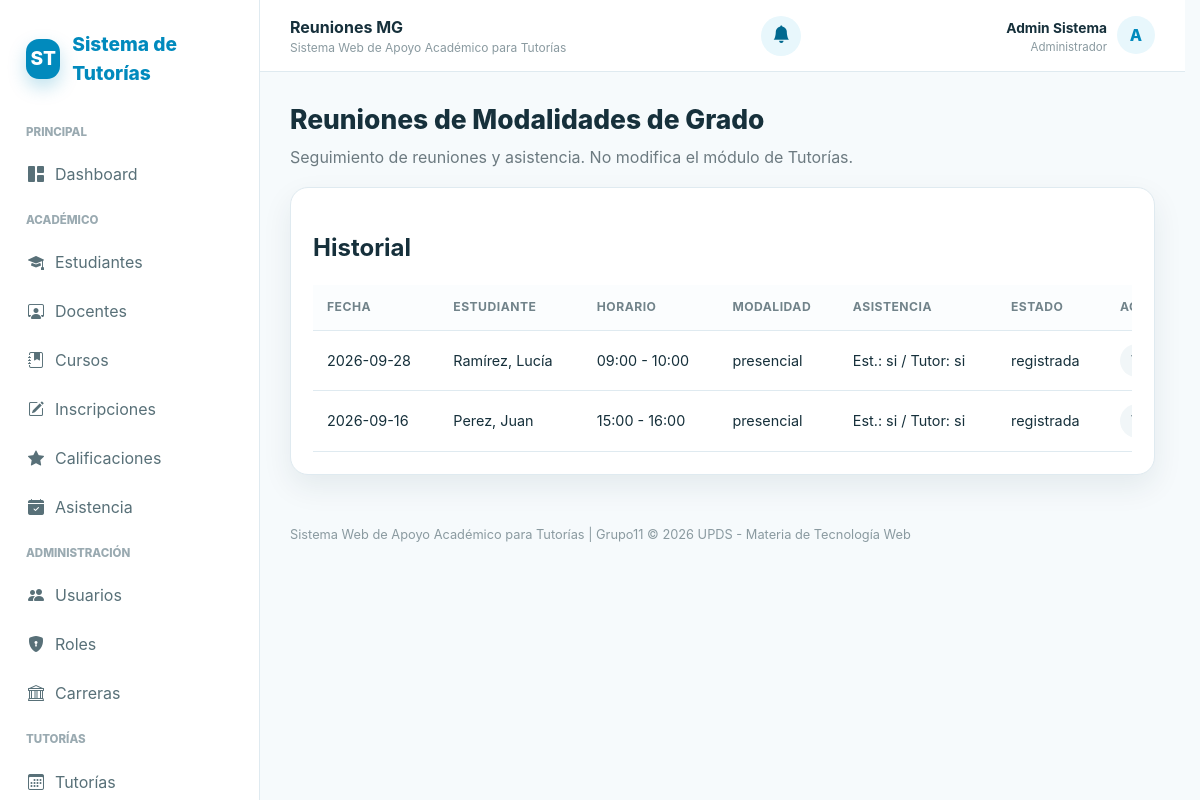
Screenshot of /controllers/mg_reuniones.php (signed in) with the database file from the repository.
### tables this page shows
CREATE TABLE IF NOT EXISTS reuniones_mg (
 id_reunion INT AUTO_INCREMENT PRIMARY KEY,
 id_asignacion INT NOT NULL,
 fecha DATE NOT NULL,
 hora_inicio TIME NOT NULL,
 hora_fin TIME NOT NULL,
 modalidad ENUM('presencial','virtual') NOT NULL,
 lugar_o_enlace VARCHAR(500) NULL,
 temas TEXT NOT NULL,
 avance_sesion TINYINT UNSIGNED NULL,
 observaciones TEXT NULL,
 asistio_estudiante ENUM('si','no') NOT NULL,
 asistio_tutor ENUM('si','no') NOT NULL,
 estado_validacion ENUM('registrada','validada','observada') NOT NULL DEFAULT 'registrada',
 registrada_por INT NULL,
 validada_por INT NULL,
 fecha_validacion DATETIME NULL,
 CONSTRAINT fk_reunion_asignacion FOREIGN KEY (id_asignacion) REFERENCES asignaciones_tutor(id_asignacion) ON DELETE CASCADE,
 CONSTRAINT fk_reunion_registro FOREIGN KEY (registrada_por) REFERENCES usuarios(id_usuario) ON DELETE SET NULL,
 CONSTRAINT fk_reunion_validada FOREIGN KEY (validada_por) REFERENCES usuarios(id_usuario) ON DELETE SET NULL,
 CHECK (hora_fin > hora_inicio),
 CHECK (avance_sesion IS NULL OR avance_sesion BETWEEN 0 AND 100),
 INDEX idx_reunion_fecha (fecha,hora_inicio,hora_fin),
 INDEX idx_reunion_asignacion (id_asignacion,fecha)
);

CREATE TABLE usuarios (
    id_usuario INT AUTO_INCREMENT PRIMARY KEY,
    id_rol INT NOT NULL,
    nombre VARCHAR(100) NOT NULL,
    apellido VARCHAR(100) NOT NULL,
    correo VARCHAR(150) NOT NULL UNIQUE,
    usuario VARCHAR(50) NOT NULL UNIQUE,
    contrasena_hash VARCHAR(255) NOT NULL,
    telefono VARCHAR(8) NULL,
    CHECK (telefono IS NULL OR telefono REGEXP '^[0-9]{8}$'),
    estado ENUM('activo', 'inactivo') NOT NULL DEFAULT 'activo',
    fecha_registro DATETIME DEFAULT CURRENT_TIMESTAMP,
    FOREIGN KEY (id_rol) REFERENCES roles(id_rol) ON UPDATE CASCADE
);

### controllers/mg_reuniones.php (called while the page is built, shortened)
<?php
require_once __DIR__.'/../config/conexion.php';require_once __DIR__.'/../includes/seguridad.php';require_once __DIR__.'/../includes/permisos.php';require_once __DIR__.'/../models/MgSeguimientoModel.php';
$m=new MgSeguimientoModel($pdo);$bit=new MgBitacoraModel($pdo);$rol=user_role();$uid=(int)$_SESSION['id_usuario'];
$f=[];if($rol==='docente')$f['id_usuario_tutor']=$uid;elseif($rol==='estudiante')$f['id_usuario_estudiante']=$uid;$reuniones=$m->reuniones($f);$asignaciones=$rol==='docente'?$m->asignacionesParaTutor($uid):[];$tituloPagina='Reuniones MG';require __DIR__.'/../views/mg/reuniones/index.php';

### includes/seguridad.php (called while the page is built, shortened)
<?php
function e($v): string { return htmlspecialchars((string) $v, ENT_QUOTES, 'UTF-8'); }
function user_role(): string { return $_SESSION['rol'] ?? ''; }

### includes/permisos.php (called while the page is built, shortened)
<?php
require_once __DIR__ . '/seguridad.php';
function tiene_permiso(string $permiso): bool
{
    $rol = user_role();
    return in_array($permiso, permisos_mg_por_rol()[$rol] ?? [], true);
}

### models/MgSeguimientoModel.php (called while the page is built, shortened)
<?php
class MgSeguimientoModel
{
    public function reuniones(array $f = []): array
    {
        $where=[];$p=[];
        $sql='SELECT r.*,x.id_expediente,x.etapa_actual,x.estado,e.registro_universitario,eu.nombre AS est_nombre,eu.apellido AS est_apellido,tu.id_usuario AS tutor_usuario,tu.nombre AS tutor_nombre,tu.apellido AS tutor_apellido
              FROM reuniones_mg r JOIN asignaciones_tutor a ON a.id_asignacion=r.id_asignacion
              JOIN expedientes_mg x ON x.id_expediente=a.id_expediente JOIN estudiantes e ON e.id_estudiante=x.id_estudiante JOIN usuarios eu ON eu.id_usuario=e.id_usuario
              JOIN tutores t ON t.id_tutor=a.id_tutor JOIN profesores p ON p.id_profesor=t.id_profesor JOIN usuarios tu ON tu.id_usuario=p.id_usuario'.($where?' WHERE '.implode(' AND ',$where):'').' ORDER BY r.fecha DESC,r.hora_inicio DESC,r.id_reunion DESC';
        $s=$this->pdo->prepare($sql);$s->execute($p);return $s->fetchAll();
    }
}

### views/mg/reuniones/index.php (the view, shortened to what this page needs)
<?php require __DIR__.'/../../layouts/header.php'; ?>
<div class="toolbar"><div><h1 class="page-title">Reuniones de Modalidades de Grado</h1><p class="subtitle">Seguimiento de reuniones y asistencia. No modifica el módulo de Tutorías.</p></div></div>
<div class="card"><div class="card-body"><h2>Historial</h2><div class="table-wrap"><table class="table"><thead><tr><th>Fecha</th><th>Estudiante</th><th>Horario</th><th>Modalidad</th><th>Asistencia</th><th>Estado</th><?php if(tiene_permiso('mg.reuniones.validar')):?><th>Acción</th><?php endif;?></tr></thead><tbody><?php foreach($reuniones as $r): $modalId='modal-validar-reunion-'.(int)$r['id_reunion']; ?><tr><td><?=e($r['fecha'])?></td><td><?=e($r['est_apellido'].', '.$r['est_nombre'])?></td><td><?=e(substr($r['hora_inicio'],0,5).' - '.substr($r['hora_fin'],0,5))?></td><td><?=e($r['modalidad'])?></td><td>Est.: <?=e($r['asistio_estudiante'])?> / Tutor: <?=e($r['asistio_tutor'])?></td><td><?=e($r['estado_validacion'])?></td><?php if(tiene_permiso('mg.reuniones.validar')):?><td><button type="button" class="btn btn-sm btn-light" data-open-modal="#<?=e($modalId)?>">Validar</button></td><?php endif;?></tr><?php endforeach; if(!$reuniones): ?><tr><td colspan="7" class="empty compact">No hay reuniones registradas.</td></tr><?php endif;?></tbody></table></div></div></div>
<?php require __DIR__.'/../../layouts/footer.php'; ?>

### assets/css/style.css (style rules this page uses)
:root { --primary: #018abd; --primary-dark: #01698f; --primary-light: #e8f7fc; --primary-soft: #f1fbfe; --text: #16303b; --muted: #6c7a80; --bg: #f6fafc; --card: #ffffff; --border: #dfeaf0; --success: #18824a; --success-bg: #eaf8f0; --warning: #956f00; --warning-bg: #fff7df; --danger: #bd3c49; --danger-bg: #ffecee; --shadow: 0 12px 30px rgba(0, 45, 65, 0.08); --shadow-hover: 0 12px 28px rgba(1, 138, 189, 0.18); --radius: 18px; --pill: 999px; }
* { box-sizing: border-box; }
html { scroll-behavior: smooth; }
body { margin: 0; font-family: Inter, system-ui, -apple-system, BlinkMacSystemFont, "Segoe UI", sans-serif; background: var(--bg); color: var(--text); line-height: 1.5; }
button, input, select, textarea { font: inherit; }
button, a, input, select, textarea { -webkit-tap-highlight-color: transparent; }
.page-title { font-size: 1.65rem; font-weight: 800; margin: 0; }
.subtitle { color: var(--muted); margin: 5px 0 0; }
.toolbar { display: flex; gap: 14px; justify-content: space-between; align-items: center; flex-wrap: wrap; margin-bottom: 18px; }
.card { background: var(--card); border: 1px solid var(--border); border-radius: var(--radius); box-shadow: var(--shadow); }
.card-body { padding: 22px; }
.btn { border: 0; border-radius: var(--pill); padding: 10px 16px; font-weight: 700; cursor: pointer; display: inline-flex; align-items: center; justify-content: center; gap: 8px; transition: transform 0.2s ease, box-shadow 0.2s ease, background 0.2s ease, color 0.2s ease; }
.btn-light { background: #f1f6f8; color: #37545e; }
.btn-sm { padding: 7px 11px; font-size: 0.82rem; }
.table-wrap { overflow-x: auto; }
.table { width: 100%; border-collapse: collapse; min-width: 900px; }
.table th, .table td { padding: 13px 14px; border-bottom: 1px solid var(--border); text-align: left; font-size: 0.9rem; vertical-align: middle; }
.table th { font-size: 0.76rem; text-transform: uppercase; letter-spacing: 0.04em; color: #71838a; background: #fbfdfe; }
html { scrollbar-gutter: stable; }

### rows the page displays
reuniones_mg: fecha "2026-09-28", usuarios.apellido+nombre "Ramírez, Lucía", hora_inicio+hora_fin "09:00 - 10:00", modalidad "presencial", asistio_estudiante "si", asistio_tutor "si", estado_validacion "registrada"
reuniones_mg: fecha "2026-09-16", usuarios.apellido+nombre "Perez, Juan", hora_inicio+hora_fin "15:00 - 16:00", modalidad "presencial", asistio_estudiante "si", asistio_tutor "si", estado_validacion "registrada"

### other values shown
$tituloPagina "Reuniones MG"
$nombreUsuario "Admin Sistema"
$rolVisible "Administrador"
$inicialUsuario "A"
